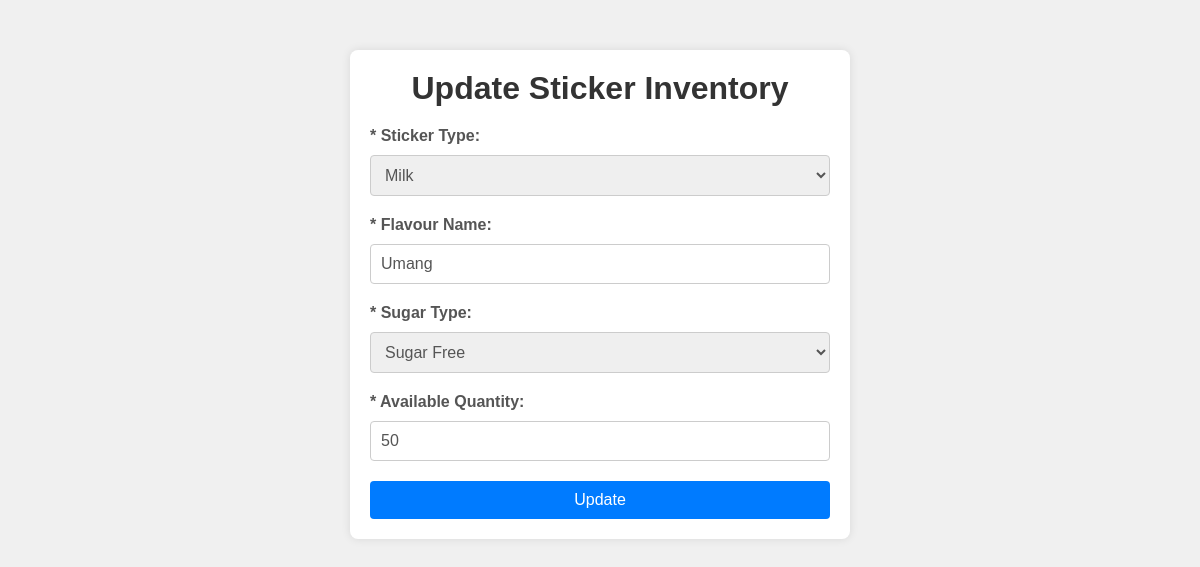
/open_update_sticker/RSMIUMSU95338 (signed in), run on the app's committed database.
### app.py (models this page shows)
class Sticker(db.Model):
    StickerID = db.Column(db.String(60), primary_key=True)
    Type = db.Column(db.Enum('Tofu', 'Milk'))
    Flavour_name = db.Column(db.String(255))
    SugarType = db.Column(db.String(20))
    AvailableQuantity = db.Column(db.Integer)

### app.py (the view)
@app.route('/open_update_sticker/<string:StickerID>')
def open_update_sticker(StickerID):
    if session['LoggedIn']==True and (session['Designation']=="Admin" or  session['Designation']=="Production Manager"):
        sticker = Sticker.query.filter_by(StickerID=StickerID).first()
        return render_template("update_sticker.html", sticker=sticker)

### templates/update_sticker.html (shortened to what this page needs)
<!DOCTYPE html>
<html lang="en">
<head>
</head>
<body>
    <div class="container">
        <h1>Update Sticker Inventory</h1>
        <form action="/update_sticker/{{ sticker.StickerID }}" method="POST">
            <div class="form-group">
                <label for="stickerType">* Sticker Type:</label>
                <select id="stickerType" name="stickerType" required onchange="toggleSugarType()">
                    <option value="Milk" {% if sticker.Type == 'Milk' %}selected{% endif %}>Milk</option>
                </select>
            </div>
            <div class="form-group">
                <label for="flavourName">* Flavour Name:</label>
                <input type="text" id="flavourName" name="flavourName" value="{{ sticker.Flavour_name }}" required>
            </div>
            <div class="form-group" id="sugarTypeContainer" style="display: none;">
                <label for="sugarType">* Sugar Type:</label>
                <select id="sugarType" name="sugarType" required>
                    <option value="SugarFree" {% if sticker.SugarType == 'SugarFree' %}selected{% endif %}>Sugar Free</option>
                </select>
            </div>
            <div class="form-group">
                <label for="availableQuantity">* Available Quantity:</label>
                <input type="number" id="availableQuantity" name="availableQuantity" value="{{ sticker.AvailableQuantity }}" required>
            </div>
            <button type="submit">Update</button>
        </form>
    </div>
</body>
</html>

### templates/update_sticker.html (style rules this page uses)
* { margin: 0; padding: 0; box-sizing: border-box; }
body { font-family: Arial, sans-serif; background-color: #f0f0f0; margin: 0; padding: 0; }
.container { max-width: 500px; margin: 50px auto; background-color: #fff; padding: 20px; border-radius: 8px; box-shadow: 0 0 10px rgba(0, 0, 0, 0.1); }
h1 { text-align: center; color: #333; margin-bottom: 20px; }
.form-group { margin-bottom: 20px; }
label { font-weight: bold; color: #555; display: block; margin-bottom: 5px; }
input[type="text"], input[type="number"], select, textarea { width: 100%; padding: 10px; border: 1px solid #ccc; border-radius: 4px; box-sizing: border-box; font-size: 16px; color: #555; margin-top: 5px; }
button { display: block; width: 100%; padding: 10px 20px; background-color: #007bff; color: #fff; border: none; border-radius: 4px; cursor: pointer; font-size: 16px; transition: background-color 0.3s ease; }

### data on the page
Sticker: stickerType "Milk", flavourName "Umang", sugarType "Sugar Free", availableQuantity "50"
